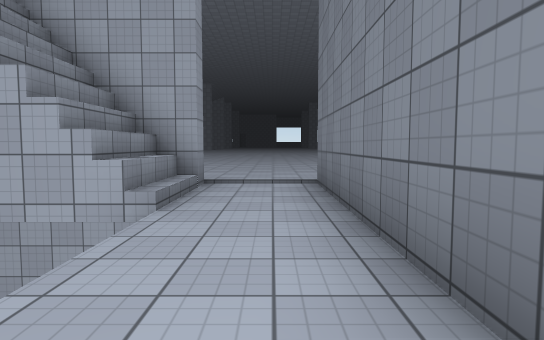
[1] (above)

24 first-person views from a walk through a Unity game level. The camera is 1.3 m above the floor, tilts 4° down and sees 75° across. The floor is counted in squares, 2 m on a side. Each view is taken from the middle of a square. On the plan, view 1 faces up. The plan holds only what a view shows up to about 10 squares ahead; the rest is blank. The place goes on beyond the plan. The player is left out. Surface patterns are stand-ins for the level's own textures.

[2]
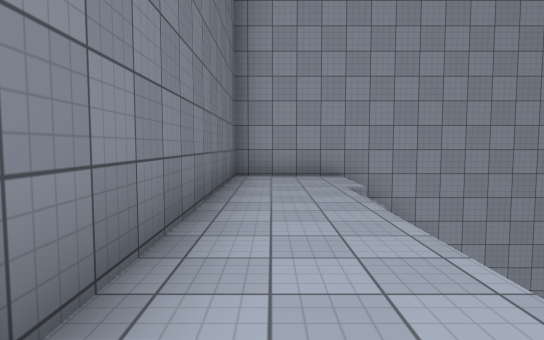

[3]
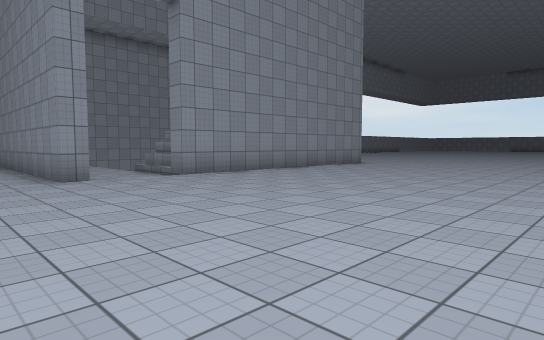

[4]
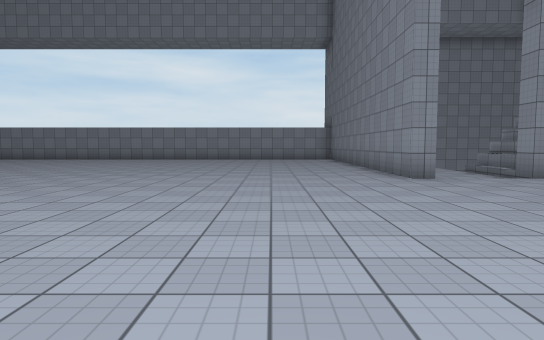

[5]
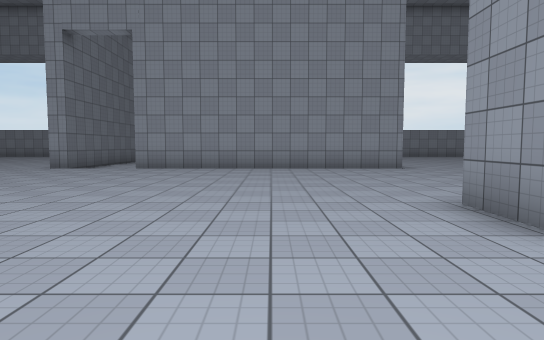

[6]
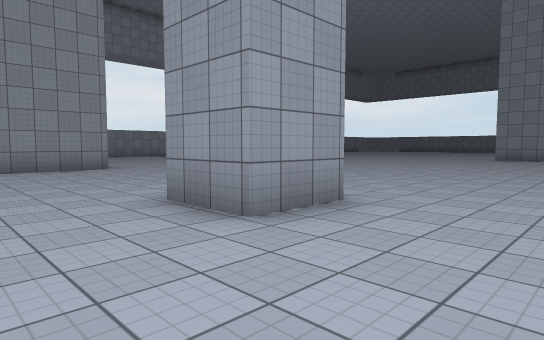

[7]
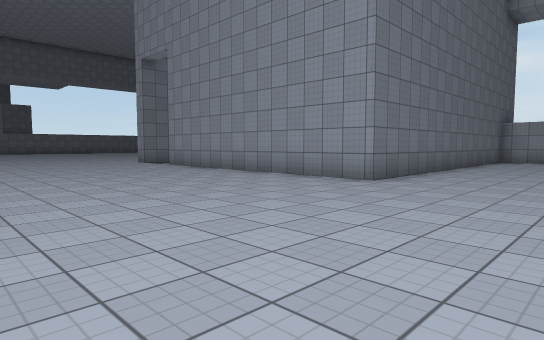

[8]
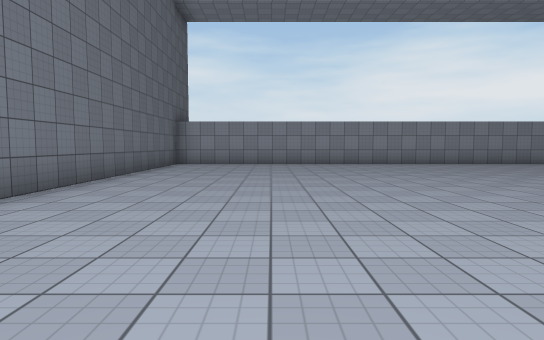

[9]
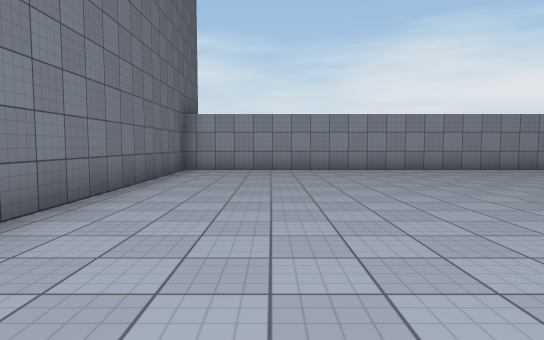

[10]
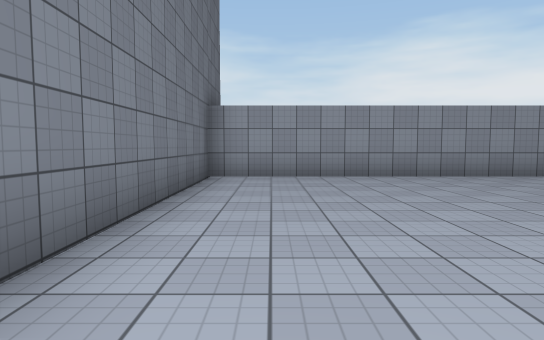

[11]
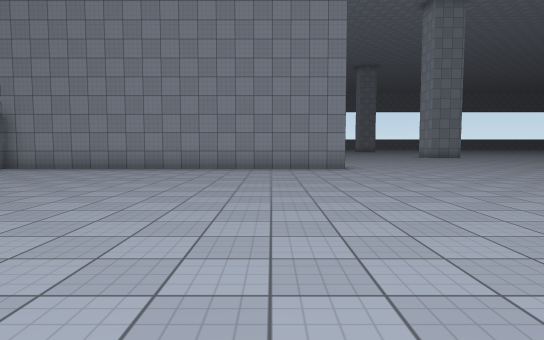

[12]
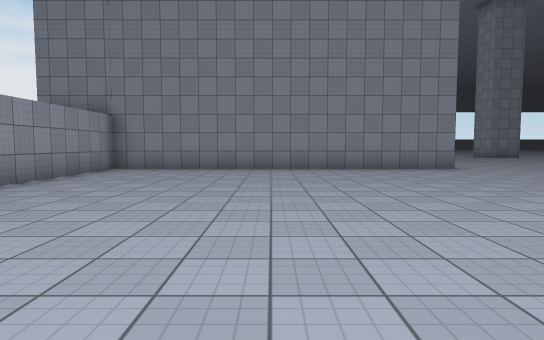

[13]
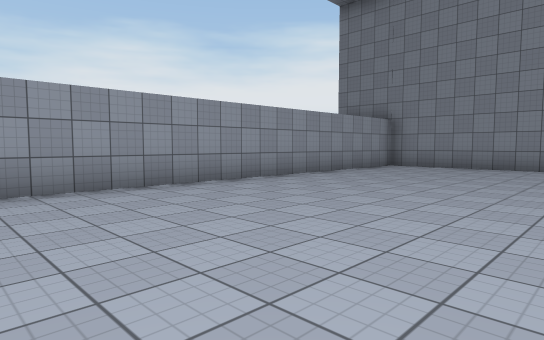

[14]
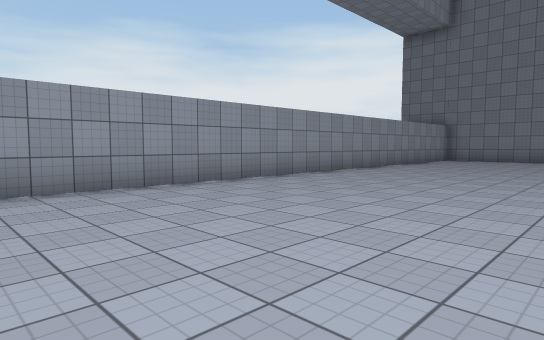

[15]
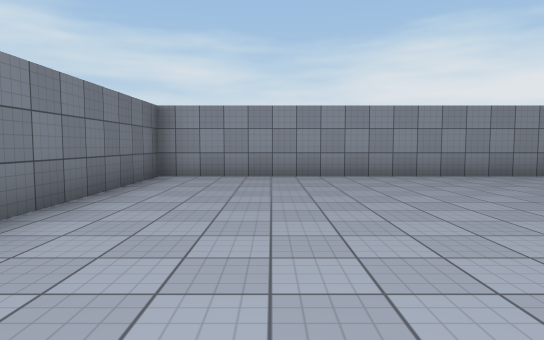

[16]
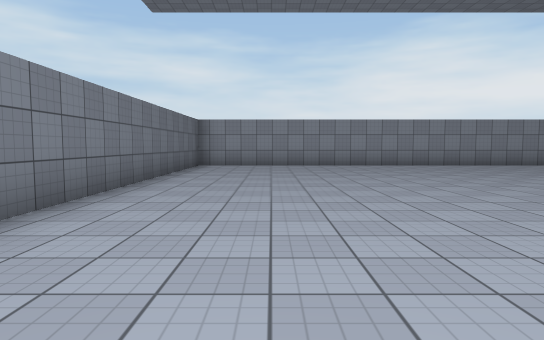

[17]
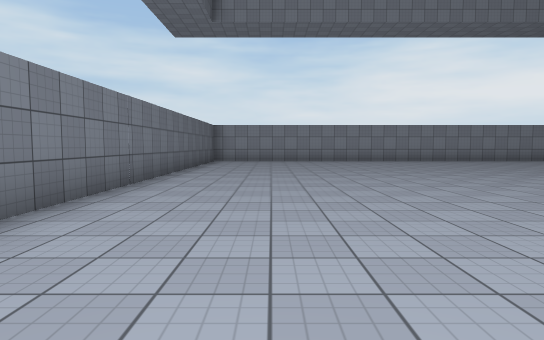

[18]
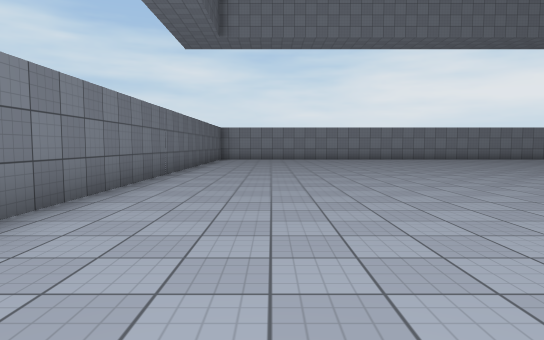

[19]
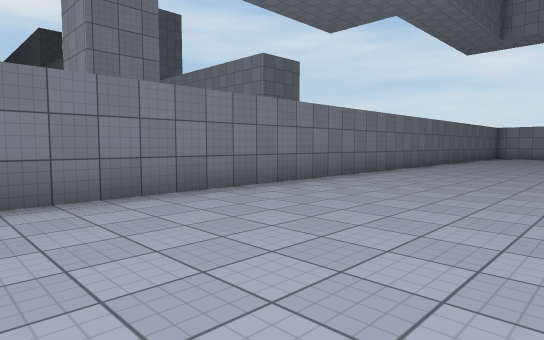

[20]
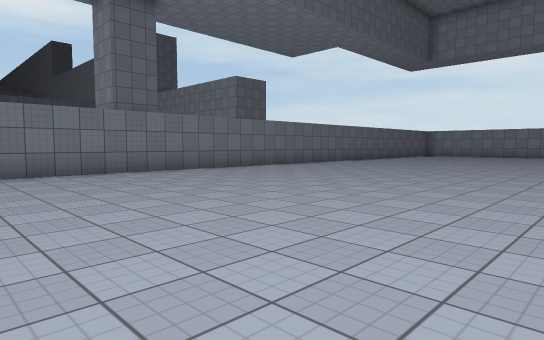

[21]
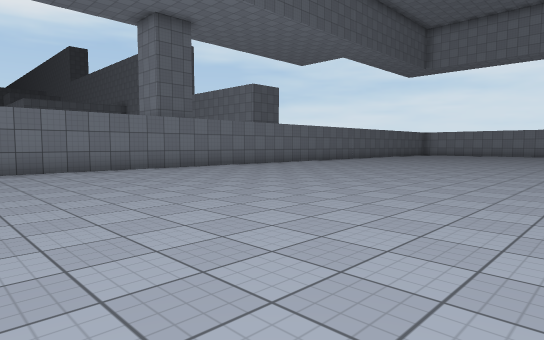

[22]
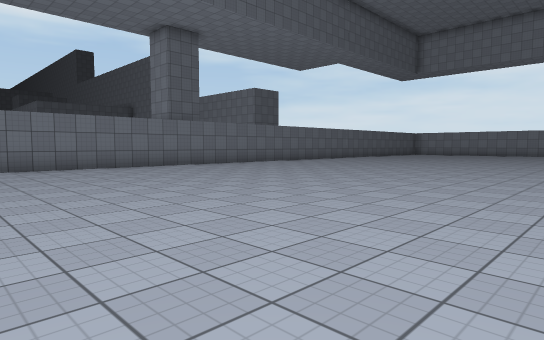

[23]
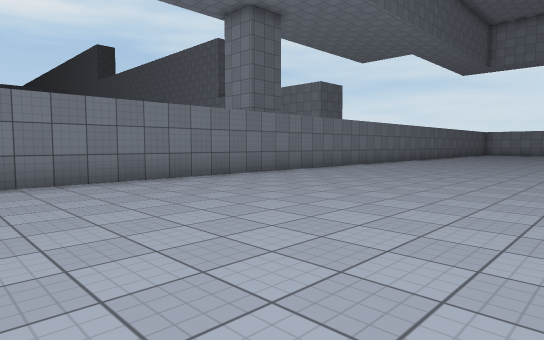

[24]
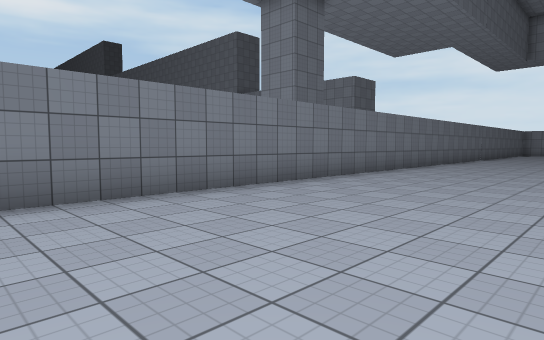

### Floor plan
Key: @ floor where view 1 was taken; # wall or solid block; . main floor; - floor 0.25 m lower than the main floor; / step, stairs or slope; = window, fence, low wall or low ledge; ^ raised ledge; v drop or lower ground.
Columns run from 18 left of view 1 to 19 right of it. Each row starts with its distance up from view 1.
 22                               .......
 21                           ...........#
 20                           ...........#
 19                           ...........#
 18                           ...........#
 17                           ...........#
 16          .....             ..........#
 15    ............            ..........#
 14   ..............           ..........#
 13   ........#............    ..........#
 12    .....................   ..........#
 11     .....................  ..........#
 10       ....................  .........#
  9       ....................  .........#
  8      ......................  ........#
  7     ........................ ........#
  6    .......########/#........ ........#
  5    .......#     #=-#.................#
  4   ........#    ^#=-#.................^
  3  .........#      v-#.................^
  2  .........#      v-#.................^
  1 ..........#      v-#.................^
  0 ..........#      v@#.................^
 -1 ..........#      v-#.................^
 -2  .........#     v--#.................^
 -3 ..........# vvvvv--#.................^
 -4 ###########     #####################

Positions as (right, up) in squares from view 1, and headings:
1: (0, 0), facing up
2: (0, 4), facing down
3: (3, 13), facing down-left
4: (4, 13), facing down
5: (-5, 16), facing down
6: (-5, 16), facing down-left
7: (-12, 12), facing down-right
8: (-12, 9), facing down
9: (-11, 6), facing down
10: (-10, 4), facing down
11: (11, 4), facing left
12: (11, 1), facing left
13: (12, 2), facing down-left
14: (17, 2), facing down-left
15: (16, 4), facing down
16: (16, 8), facing down
17: (16, 11), facing down
18: (16, 13), facing down
19: (14, 16), facing down-right
20: (10, 18), facing down-right
21: (9, 20), facing down-right
22: (8, 21), facing down-right
23: (12, 22), facing down-right
24: (14, 22), facing down-right
